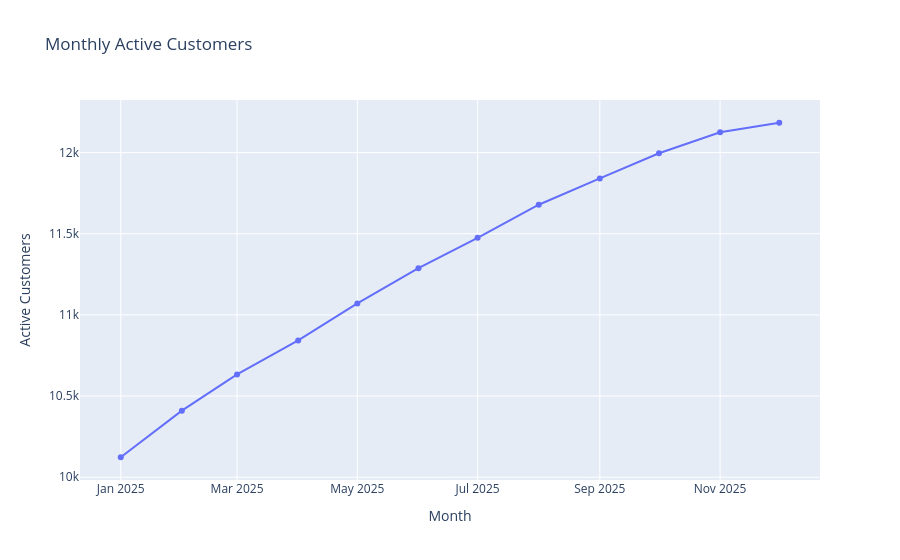

Notebook code cell kept with this figure:
### Code cell
# Visualization
fig = px.line(
    monthly_active_customers,
    x = "billing_month",
    y = "active_customers",
    markers = True,
    title = "Monthly Active Customers"
)

fig.update_layout(
    xaxis_title = "Month",
    yaxis_title = "Active Customers"
)

fig.show()

### Figure 1 — Plotly figure (JSON) as saved in the notebook; plotly's stock layout.template omitted (floating-point values rounded to 4 significant figures)
{"data": [{"hovertemplate": "billing_month=%{x}<br>active_customers=%{y}<extra></extra>", "legendgroup": "", "line": {"color": "#636efa", "dash": "solid"}, "marker": {"symbol": "circle"}, "mode": "lines+markers", "name": "", "orientation": "v", "showlegend": false, "type": "scatter", "x": ["2025-01-01 00:00:00", "2025-02-01 00:00:00", "2025-03-01 00:00:00", "2025-04-01 00:00:00", "2025-05-01 00:00:00", "2025-06-01 00:00:00", "2025-07-01 00:00:00", "2025-08-01 00:00:00", "2025-09-01 00:00:00", "2025-10-01 00:00:00", "2025-11-01 00:00:00", "2025-12-01 00:00:00"], "xaxis": "x", "y": [10123, 10410, 10633, 10843, 11071, 11288, 11475, 11679, 11841, 11996, 12125, 12184], "yaxis": "y"}], "layout": {"legend": {"tracegroupgap": 0}, "title": {"text": "Monthly Active Customers"}, "xaxis": {"anchor": "y", "domain": [0, 1], "title": {"text": "Month"}}, "yaxis": {"anchor": "x", "domain": [0, 1], "title": {"text": "Active Customers"}}}}
